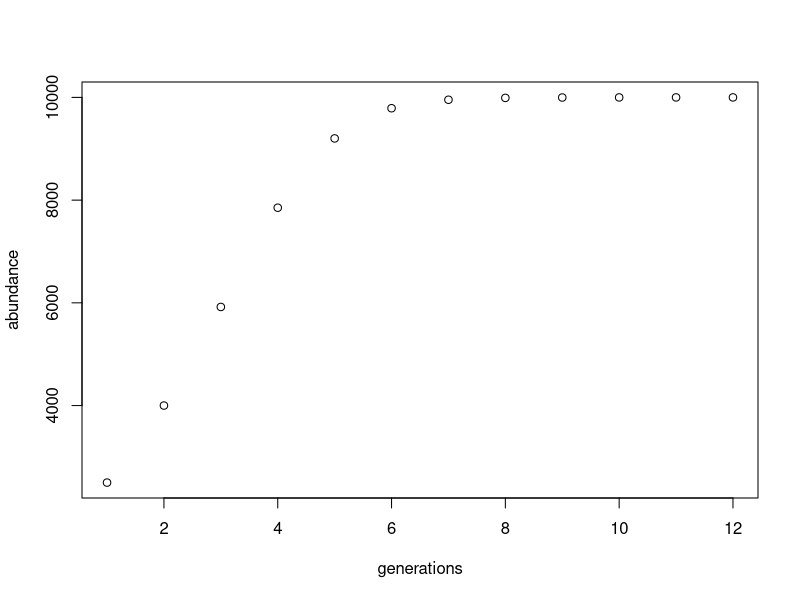

Generate this figure with R: (Note: this script raises an error after producing the figure.)
### Bridget Chalifour Lab 08 ###

# Redo of lab step 4 from Lab04 code - turn into a function 

logisticgrowth <- function ( r, K, time, init_pop) {
  
#function that takes r (the intrinsic growth rate), K (the carrying capacity), the total number of generations, and the initial population size as its arguments.

abundance <- rep(init_pop, time) # use parameters to pre-allocate data storage
generations <- 1:time


# Use the discrete time logistic growth equation to predict population abundance
# logistic growth equation is n[t] = n[t-1] + ( r * n[t-1] * (K - n[t-1])/K )
# Time points 1 - generation number
# t is time
# r is intrinsic growth rate
# K is carrying capacity
# n is population abundance

t <- 1
n <- abundance
end_time <- length(generations)

for (t in 2:end_time) {
  # Population_Abundance <- Current_Time_Abundance + (Intrinsic_Growth_Rate * Current_Time_Abundance * (Carrying_Capacity - Current_Time_Abundance)/Carrying_Capacity)
  n[t] = n[t-1] + ( r * n[t-1] * (K - n[t-1])/K )
}
abundance <- n
(plot(generations, abundance)) # plot times 1-generations against their abundances
return ( data.frame(Generations = generations, Abundance = abundance)) # return a data frame of results
} 

# Test with the old parameters to check if the new function works
myLogisticResults <- logisticgrowth( 0.8, 10000, 12, 2500 )

write.csv(myLogisticResults, "~bridgetchalifour/Desktop/Grad_School/CompBio/CompBioLabsAndHomework/Labs/Lab08/Lab8Results.csv", row.names = FALSE)

